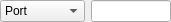
<?xml version="1.0" encoding="UTF-8"?>
<ui version="4.0">
 <class>UpperSourceEdit</class>
 <widget class="QWidget" name="UpperSourceEdit">
  <property name="geometry">
   <rect>
    <x>0</x>
    <y>0</y>
    <width>171</width>
    <height>20</height>
   </rect>
  </property>
  <property name="windowTitle">
   <string>Form</string>
  </property>
  <layout class="QHBoxLayout" name="horizontalLayout">
   <property name="leftMargin">
    <number>0</number>
   </property>
   <property name="topMargin">
    <number>0</number>
   </property>
   <property name="rightMargin">
    <number>0</number>
   </property>
   <property name="bottomMargin">
    <number>0</number>
   </property>
   <item>
    <widget class="QComboBox" name="type">
     <item>
      <property name="text">
       <string>Port</string>
      </property>
     </item>
     <item>
      <property name="text">
       <string>Generator</string>
      </property>
     </item>
    </widget>
   </item>
   <item>
    <widget class="QStackedWidget" name="stackedWidget">
     <property name="currentIndex">
      <number>0</number>
     </property>
     <widget class="QWidget" name="portPage">
      <layout class="QGridLayout" name="gridLayout_2">
       <property name="leftMargin">
        <number>0</number>
       </property>
       <property name="topMargin">
        <number>0</number>
       </property>
       <property name="rightMargin">
        <number>0</number>
       </property>
       <property name="bottomMargin">
        <number>0</number>
       </property>
       <item row="0" column="0">
        <widget class="RsaToolbox::PointsEdit" name="port"/>
       </item>
      </layout>
     </widget>
     <widget class="QWidget" name="generatorPage">
      <layout class="QGridLayout" name="gridLayout">
       <property name="leftMargin">
        <number>0</number>
       </property>
       <property name="topMargin">
        <number>0</number>
       </property>
       <property name="rightMargin">
        <number>0</number>
       </property>
       <property name="bottomMargin">
        <number>0</number>
       </property>
       <item row="0" column="0">
        <widget class="RsaToolbox::PointsEdit" name="generator"/>
       </item>
      </layout>
     </widget>
    </widget>
   </item>
  </layout>
 </widget>
 <customwidgets>
  <customwidget>
   <class>RsaToolbox::PointsEdit</class>
   <extends>QLineEdit</extends>
   <header>PointsEdit.h</header>
  </customwidget>
 </customwidgets>
 <resources/>
 <connections/>
</ui>
